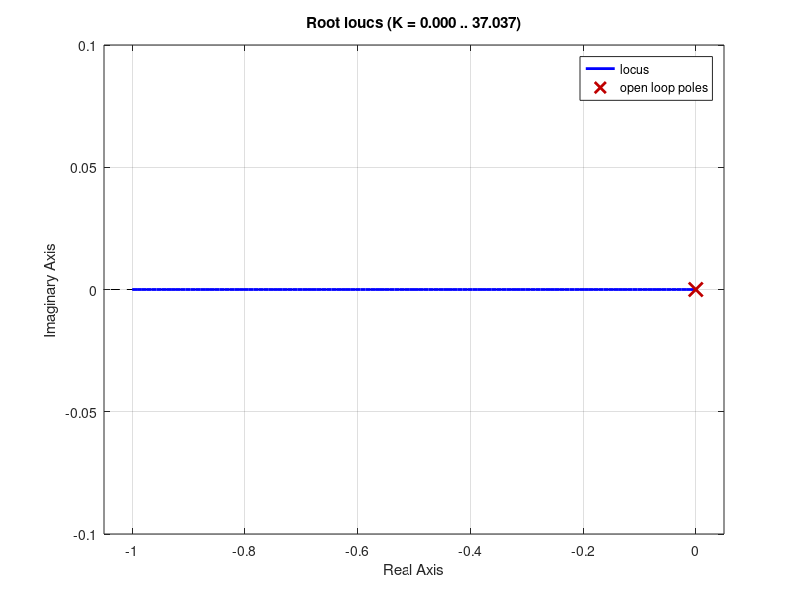

The MATLAB script that drew this image: (Note: this script raises an error after producing the figure.)
Kt=0.0293;
Ke=0.0355;
Jm=2.9e-5;
Jgear=0.153e-4;
Ja=10.3e-3;
Js=1.95e-3;
Lm=1.56e-4;
Rm=0.82;
Bm=1.59e-4;
Bgear=1.11e-3;
N=0.3;
La=0.33;
Ls=0.4;
Ms=0.334;
Ma=0.288;
Bas=0;%1e-3;
g=9.8;

%%Transfer Function Creation
	s=tf('s');

%% ThetaA/U parameters

	A=(Jm+Jgear)/N^3+Ls*Ms*La/8-Ja;

	B=((Kt*Ke)/Rm+Bgear+Bm)/N^3;

	C=(-3*g)/(2*Ls)*((Jgear+Jm)/N^3-Ja)-g*La*(Ms/4+Ma);

	D=3*g/(2*Ls*N^3)*(Bgear+Kt*Ke/Rm+Bm);

	E=-3*g^2*La/(4*Ls)*(Ma+Ms);

	Fua=(-Kt/Rm*(s^2-3/2*g/Ls))/(A*s^4+B*s^3+C*s^2+D*s+E)

%% Without ThetaS

	F=(Jm+Jgear)-N^3*Ja;
	G=(Kt*Ke/Rm+Bgear+Bm);
	H=g*La*(Ms+Ma*N^3);
	Fuw=(Kt/Rm)*s/(s^2*F+s*G+H)

%% Wm to Theta A
	Fwa=N^3/s

%% DistanceAlpha/ThetaA

	Fda=(-La*3*g/(2*Ls))/(s^2-3*g/(2*Ls))


%% Controller Design

	Karm=358;
	Kmotor=2500;
	Kstick=90;
	ControllerArm=Karm;
	ControllerMotor=-Kmotor*((2+0.05*100/(1+100/s)+1/s)+1/s)
	ControllerStick=-Kstick*(1+0.1*100/(1+100/s))


%% Full transfer functions of the system
	ControlledSysStick = feedback(ControllerStick*Fda,1)
	ControlledSysArm = feedback(ControllerArm*Fwa,1)
	ControlledSysMotor = feedback(ControllerMotor*Fuw*Fwa,1)


%% Root locus to simulate diffent controllers
	figure ('Name','Root Locus Motor, Arm & Stick')
		rlocus(ControllerArm*Fwa/Karm);
	hold on;
		rlocus(ControllerStick*Fda/Kstick,'--');
		rlocus(ControllerMotor*Fuw*Fwa/Kmotor,'o');
	legend('ArmLoop','StickLoop','MotorLoop','Location','southwest')
	hold off;

	figure ('Name','Root Locus Arm');
	hold on
		rlocus(ControllerArm*Fwa/Karm);
	legend('ArmLoop','Location','southwest')
	hold off

	figure ('Name','Root Locus Motor');
	hold on
		rlocus(ControllerMotor*Fuw*Fwa/Kmotor);
	legend('ArmLoop','Location','southwest')
	hold off

	figure ('Name','Root Locus Stick');
	hold on
		rlocus(ControllerStick*Fda/Kstick);
	legend('StickLoop','Location','southwest')
	hold off


%% Poles mapping

	figure ('Name','Actual poles localization Arm&Stick')
		pzmap(ControlledSysArm,'g');
	hold on;
		pzmap(ControlledSysStick,'r');
		pzmap(ControlledSysMotor,'b');
	legend('ArmLoop','StickLoop','MotorLoop' ,'Location','southwest')
	hold off;

	figure ('Name','Step response Arm&Stick')
		step(ControlledSysArm);
	hold on
		step(ControlledSysStick);
		step(ControlledSysMotor);
	legend('ArmLoop','StickLoop','MotorLoop' ,'Location','southwest')
	hold off

%% Natural frequencies and their influence
	[WnArm,zetaArm] = damp(ControlledSysArm)
	[WnStick,zetaStick] = damp(ControlledSysStick)



% figure ('Name',3)
% margin(60*Fua2*ControllerA)
% figure ('Name',4)
% margin(-Fda)


%pidTuner(Fda)
